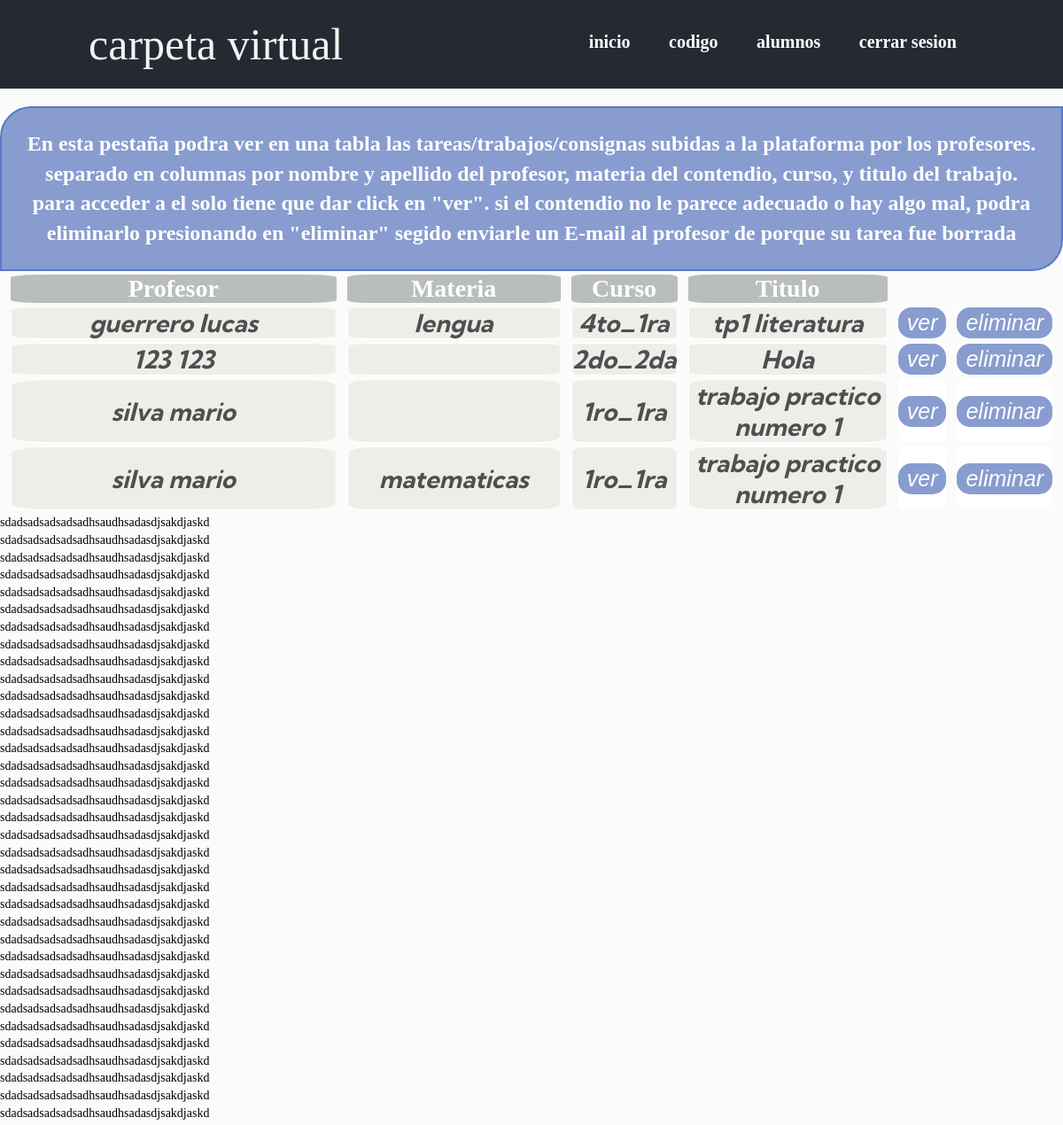
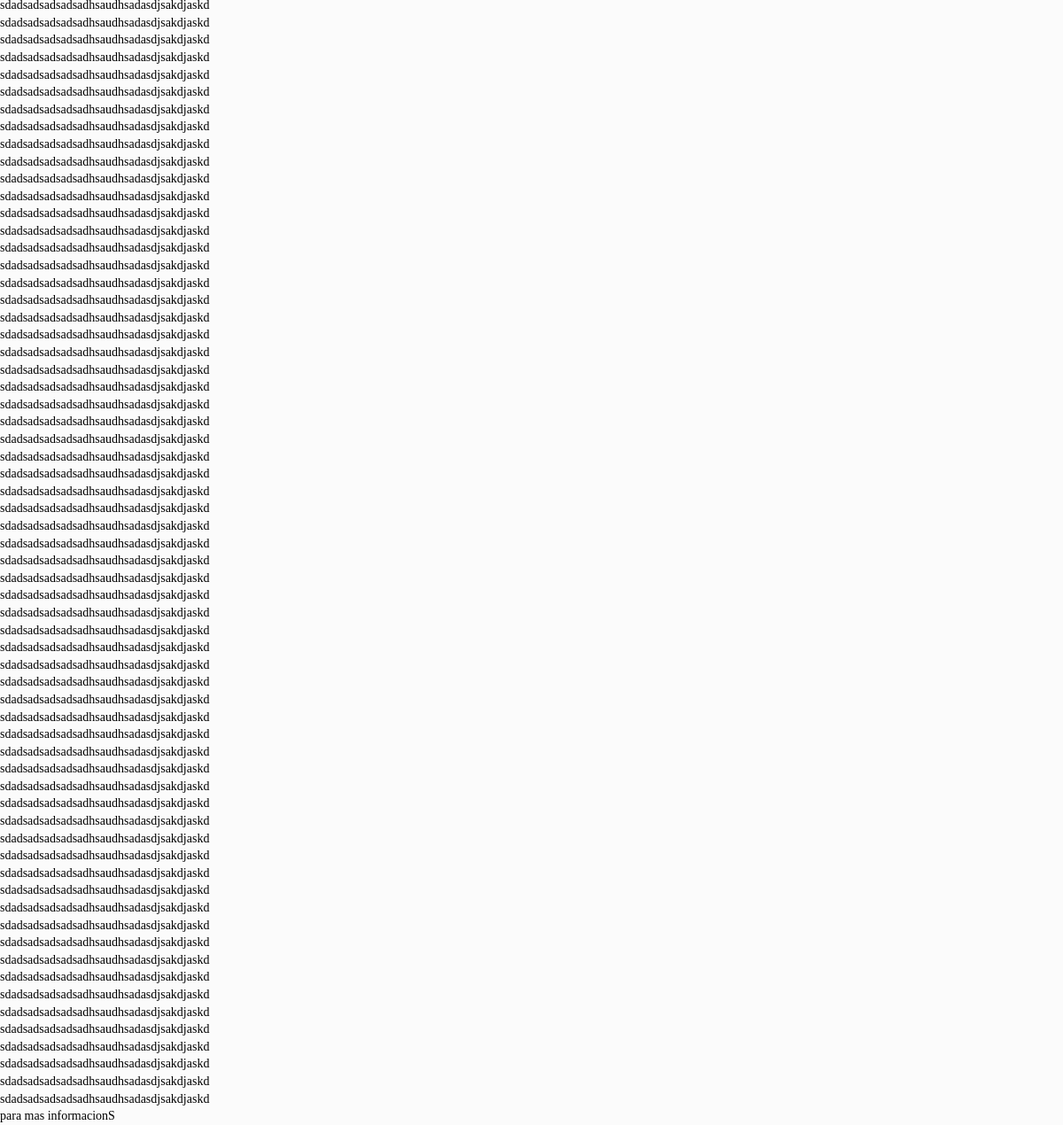
Page /admin/admin.contenido.php (signed in) on the committed database (2 pictures, top to bottom).
### tables this page shows
CREATE TABLE `profesor` (
  `nombre` varchar(20) NOT NULL,
  `apellido` varchar(20) NOT NULL,
  `Email` varchar(20) NOT NULL,
  `password` varchar(16) NOT NULL,
  `codigo` varchar(16) NOT NULL
);

CREATE TABLE `contenido` (
  `fecha_de_entrega` date NOT NULL,
  `cod_trabajo` int(11) NOT NULL,
  `titulo` varchar(30) NOT NULL,
  `curso` varchar(7) NOT NULL,
  `materia` varchar(20) NOT NULL,
  `contenido` text NOT NULL,
  `bibiografia` text NOT NULL,
  `Email` varchar(40) NOT NULL
);

### admin/admin.contenido.php (the view, shortened to what this page needs)
<html>
    <head>
	  <link rel="stylesheet" type="text/css" href="css/estiloadmincontendio.css">
      <link rel="stylesheet" type="text/css" href="css/header.css">
    </head>
   <header>
		<div class="wrapper">
			<div class="logo">carpeta virtual</div>
			<nav>
				<a href="perfil_admin.php">inicio</a>
				<a href="codigogenerado.php">codigo</a>
				<a href="admin_alumnos.php">alumnos</a>
				<a href="../cerrar_sesion.php">cerrar sesion</a>
			</nav>
		</div>
	</header>
 <body>
    <center>
         <p class="titulo">
         En esta pestaña podra ver en una tabla las tareas/trabajos/consignas subidas a la plataforma por los profesores.
         separado en columnas por nombre y apellido del profesor, materia del contendio, curso, y titulo del trabajo.
         para acceder a el solo tiene que dar click en "ver". si el contendio no le parece adecuado o hay algo mal, podra eliminarlo presionando en "eliminar" segido enviarle un E-mail al profesor de porque su tarea fue borrada
         </p>
     </center>
     <table>
        <tr class="tabla-arriba">
          <td class="tabla-arriba__profesor">Profesor</td>
          <td class="tabla-arriba__materia">Materia</td>
          <td>Curso</td>
          <td class="tabla-arriba__titulo">Titulo</td>
        </tr>
        <?php
        include "../conexion.php";
        $sql =  "SELECT * FROM contenido";
        if ($resultad = $con->query($sql)){
        while ($fila = mysqli_fetch_array($resultad)){
        $titulo=$fila["titulo"];
        $materia=$fila["materia"];
        $curso=$fila["curso"];
        $Email=$fila["Email"];
        $sql =  "SELECT * FROM profesor where Email='$Email'";
        if ($resultado = $con->query($sql)){
        while ($fila = mysqli_fetch_array($resultado)){
            $nombre=$fila["nombre"];
            $apellido=$fila["apellido"];
        ?>
            <tr class='cuerpo'>
                <td class='hi' class='tabla-arriba__profesor'>
                    <?php echo $apellido, " ", $nombre;?>
                </td>
                <td class='hi' class='tabla-arriba__materia'>
                    <?php echo $materia?>
                </td>
                <td class='hi'>
                    <?php echo $curso?>
                </td>
                <td class='hi' class='tabla-arriba__titulo'>
                    <?php echo $titulo?>
                </td>
                <td class='hi__boton'>
                    <a href='editar.php?cod_trabajo=$cod_trabajo'>
                        <button> ver </button>
                    </a>
                </td>
                <td class='hi__boton'>
                    <a href='eliminar.php?Email=$Email & curso=$curso & materia=$materia'>
                        <button>eliminar </button>
                    </a>
                </td>
            </tr>
            <?php
            }}}}
            ?>
     </table>
 <P>sdadsadsadsadsadhsaudhsadasdjsakdjaskd</P>
         <P>sdadsadsadsadsadhsaudhsadasdjsakdjaskd</P>
          <P>sdadsadsadsadsadhsaudhsadasdjsakdjaskd</P> <P>sdadsadsadsadsadhsaudhsadasdjsakdjaskd</P> <P>sdadsadsadsadsadhsaudhsadasdjsakdjaskd</P> <P>sdadsadsadsadsadhsaudhsadasdjsakdjaskd</P> <P>sdadsadsadsadsadhsaudhsadasdjsakdjaskd</P> <P>sdadsadsadsadsadhsaudhsadasdjsakdjaskd</P> <P>sdadsadsadsadsadhsaudhsadasdjsakdjaskd</P> <P>sdadsadsadsadsadhsaudhsadasdjsakdjaskd</P> <P>sdadsadsadsadsadhsaudhsadasdjsakdjaskd</P>
           <P>sdadsadsadsadsadhsaudhsadasdjsakdjaskd</P>
         <P>sdadsadsadsadsadhsaudhsadasdjsakdjaskd</P>
          <P>sdadsadsadsadsadhsaudhsadasdjsakdjaskd</P> <P>sdadsadsadsadsadhsaudhsadasdjsakdjaskd</P> <P>sdadsadsadsadsadhsaudhsadasdjsakdjaskd</P> <P>sdadsadsadsadsadhsaudhsadasdjsakdjaskd</P> <P>sdadsadsadsadsadhsaudhsadasdjsakdjaskd</P> <P>sdadsadsadsadsadhsaudhsadasdjsakdjaskd</P> <P>sdadsadsadsadsadhsaudhsadasdjsakdjaskd</P> <P>sdadsadsadsadsadhsaudhsadasdjsakdjaskd</P> <P>sdadsadsadsadsadhsaudhsadasdjsakdjaskd</P> <P>sdadsadsadsadsadhsaudhsadasdjsakdjaskd</P>
         <P>sdadsadsadsadsadhsaudhsadasdjsakdjaskd</P>
          <P>sdadsadsadsadsadhsaudhsadasdjsakdjaskd</P> <P>sdadsadsadsadsadhsaudhsadasdjsakdjaskd</P> <P>sdadsadsadsadsadhsaudhsadasdjsakdjaskd</P> <P>sdadsadsadsadsadhsaudhsadasdjsakdjaskd</P> <P>sdadsadsadsadsadhsaudhsadasdjsakdjaskd</P> <P>sdadsadsadsadsadhsaudhsadasdjsakdjaskd</P> <P>sdadsadsadsadsadhsaudhsadasdjsakdjaskd</P> <P>sdadsadsadsadsadhsaudhsadasdjsakdjaskd</P> <P>sdadsadsadsadsadhsaudhsadasdjsakdjaskd</P> <P>sdadsadsadsadsadhsaudhsadasdjsakdjaskd</P>
         <P>sdadsadsadsadsadhsaudhsadasdjsakdjaskd</P>
          <P>sdadsadsadsadsadhsaudhsadasdjsakdjaskd</P> <P>sdadsadsadsadsadhsaudhsadasdjsakdjaskd</P> <P>sdadsadsadsadsadhsaudhsadasdjsakdjaskd</P> <P>sdadsadsadsadsadhsaudhsadasdjsakdjaskd</P> <P>sdadsadsadsadsadhsaudhsadasdjsakdjaskd</P> <P>sdadsadsadsadsadhsaudhsadasdjsakdjaskd</P> <P>sdadsadsadsadsadhsaudhsadasdjsakdjaskd</P> <P>sdadsadsadsadsadhsaudhsadasdjsakdjaskd</P> <P>sdadsadsadsadsadhsaudhsadasdjsakdjaskd</P> <P>sdadsadsadsadsadhsaudhsadasdjsakdjaskd</P>
         <P>sdadsadsadsadsadhsaudhsadasdjsakdjaskd</P>
          <P>sdadsadsadsadsadhsaudhsadasdjsakdjaskd</P> <P>sdadsadsadsadsadhsaudhsadasdjsakdjaskd</P> <P>sdadsadsadsadsadhsaudhsadasdjsakdjaskd</P> <P>sdadsadsadsadsadhsaudhsadasdjsakdjaskd</P> <P>sdadsadsadsadsadhsaudhsadasdjsakdjaskd</P> <P>sdadsadsadsadsadhsaudhsadasdjsakdjaskd</P> <P>sdadsadsadsadsadhsaudhsadasdjsakdjaskd</P> <P>sdadsadsadsadsadhsaudhsadasdjsakdjaskd</P> <P>sdadsadsadsadsadhsaudhsadasdjsakdjaskd</P> <P>sdadsadsadsadsadhsaudhsadasdjsakdjaskd</P>
         <P>sdadsadsadsadsadhsaudhsadasdjsakdjaskd</P>
          <P>sdadsadsadsadsadhsaudhsadasdjsakdjaskd</P> <P>sdadsadsadsadsadhsaudhsadasdjsakdjaskd</P> <P>sdadsadsadsadsadhsaudhsadasdjsakdjaskd</P> <P>sdadsadsadsadsadhsaudhsadasdjsakdjaskd</P> <P>sdadsadsadsadsadhsaudhsadasdjsakdjaskd</P> <P>sdadsadsadsadsadhsaudhsadasdjsakdjaskd</P> <P>sdadsadsadsadsadhsaudhsadasdjsakdjaskd</P> <P>sdadsadsadsadsadhsaudhsadasdjsakdjaskd</P> <P>sdadsadsadsadsadhsaudhsadasdjsakdjaskd</P> <P>sdadsadsadsadsadhsaudhsadasdjsakdjaskd</P>
         <P>sdadsadsadsadsadhsaudhsadasdjsakdjaskd</P>
          <P>sdadsadsadsadsadhsaudhsadasdjsakdjaskd</P> <P>sdadsadsadsadsadhsaudhsadasdjsakdjaskd</P> <P>sdadsadsadsadsadhsaudhsadasdjsakdjaskd</P> <P>sdadsadsadsadsadhsaudhsadasdjsakdjaskd</P> <P>sdadsadsadsadsadhsaudhsadasdjsakdjaskd</P> <P>sdadsadsadsadsadhsaudhsadasdjsakdjaskd</P> <P>sdadsadsadsadsadhsaudhsadasdjsakdjaskd</P> <P>sdadsadsadsadsadhsaudhsadasdjsakdjaskd</P> <P>sdadsadsadsadsadhsaudhsadasdjsakdjaskd</P> <P>sdadsadsadsadsadhsaudhsadasdjsakdjaskd</P>
         <P>sdadsadsadsadsadhsaudhsadasdjsakdjaskd</P>
          <P>sdadsadsadsadsadhsaudhsadasdjsakdjaskd</P> <P>sdadsadsadsadsadhsaudhsadasdjsakdjaskd</P> <P>sdadsadsadsadsadhsaudhsadasdjsakdjaskd</P> <P>sdadsadsadsadsadhsaudhsadasdjsakdjaskd</P> <P>sdadsadsadsadsadhsaudhsadasdjsakdjaskd</P> <P>sdadsadsadsadsadhsaudhsadasdjsakdjaskd</P> <P>sdadsadsadsadsadhsaudhsadasdjsakdjaskd</P> <P>sdadsadsadsadsadhsaudhsadasdjsakdjaskd</P> <P>sdadsadsadsadsadhsaudhsadasdjsakdjaskd</P> <P>sdadsadsadsadsadhsaudhsadasdjsakdjaskd</P>
         <P>sdadsadsadsadsadhsaudhsadasdjsakdjaskd</P>
          <P>sdadsadsadsadsadhsaudhsadasdjsakdjaskd</P> <P>sdadsadsadsadsadhsaudhsadasdjsakdjaskd</P> <P>sdadsadsadsadsadhsaudhsadasdjsakdjaskd</P> <P>sdadsadsadsadsadhsaudhsadasdjsakdjaskd</P> <P>sdadsadsadsadsadhsaudhsadasdjsakdjaskd</P> <P>sdadsadsadsadsadhsaudhsadasdjsakdjaskd</P> <P>sdadsadsadsadsadhsaudhsadasdjsakdjaskd</P> <P>sdadsadsadsadsadhsaudhsadasdjsakdjaskd</P> <P>sdadsadsadsadsadhsaudhsadasdjsakdjaskd</P>
<div class="footer">
<p>para mas informacionS</p>
</div>
</body>
</html>

### admin/css/estiloadmincontendio.css (style rules this page uses)
* { margin: 0px; padding: 0px; box-sizing:border-box; }
body { font: 14px/1.4 Georgia, Serif; background-color: #FBFBFB; }
table { font-size:200%; border-collapse: separate; border-spacing: 1vw 0.5vh; font-weight: bold; }
.tabla-arriba { color: white; background-color: #B9BDBD; text-align: center; }
.tabla-arriba__profesor { width: 45%; }
.tabla-arriba__titulo { width: 25%; }
.tabla-arriba__materia { width: 25%; }
tr td { border-top-right-radius: 10%; border-top-left-radius: 10%; border-bottom-left-radius: 10%; border-bottom-right-radius: 10%; }
.cuerpo { font-style:italic; background-color: #EEEEE9; }
.hi { font-size: 1vw 0.75vh; text-align: center; border: solid 1px; border-color: white; color: 4C5050; font-family: 'Kumbh Sans', sans-serif; }
.hi__boton { background-color: white; }
.titulo { font-family: Century Gothic,CenturyGothic,AppleGothic; color: #ffffff; font-size: 3vh; text-align: center; background: #889ccf; overflow: hidden; padding: 3vh; border-radius: 35px 0px 35px 0px; border: 2px solid #5878ca; font-weight: bold; }
button { cursor: pointer; padding: 3px; padding-left: 10px; padding-right: 10px; font-family: helvetica; font-weight: 300; font-size: 25px; font-style: italic; color: white; background-color: #889ccf; border-bottom-color: #889ccf; border-radius: 15px; border: 0px; }

### admin/css/header.css (style rules this page uses)
* { margin: 0px; padding: 0px; box-sizing:border-box; }
header { width:100%; height: 100px; overflow:hidden; background:#252932; margin-bottom:20px; }
.wrapper { width:90%; max-width:1000px; margin:auto; overflow:hidden; }
header .logo { color:#f2f2f2; font-size:50px; line-height:100px; float:left; }
header nav { float:right; line-height:100px; }
header nav a { display:inline-block; color:#fff; text-decoration:none; padding:10px 20px; line-height:normal; font-size:20px; font-weight:bold; -webkit-transition:all 500ms ease; -o-transition:all 500ms ease; transition:all 500ms ease; }

### rows in the picture
contenido: materia "lengua", curso "4to_1ra", titulo "tp1 literatura"
profesor: apellido "guerrero", nombre "lucas"
contenido: curso "2do_2da", titulo "Hola"
profesor: apellido "123", nombre "123"
contenido: curso "1ro_1ra", titulo "trabajo practico numero 1"
profesor: apellido "silva", nombre "mario"
contenido: materia "matematicas", curso "1ro_1ra", titulo "trabajo practico numero 1"
